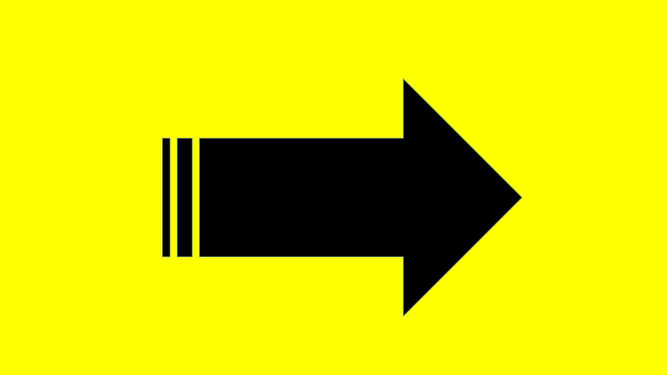
#> input picture right2.jpg, 1334 x 750 px (shown at 1/2 size)
$ python test3.py
#> lines starting #> are read from the running program, lines starting #| are printed output that depends on the picture
#coding: UTF-8
import cv2
import numpy as np


# キャリブレーション関数 引数:投影画像の4点 areas =getTarget(blue)(frame)
def calibration(img):
    pts1 = np.float32([[446,171],[790,173],[446,514],[788,514]])
    pts2 = np.float32([[400,155],[836,155],[446,514],[788,514]])
    M = cv2.getPerspectiveTransform(pts1,pts2)
    inv_M =np.linalg.inv(M)
    dst = cv2.warpPerspective(img,inv_M,(1335,750))
    return dst


img = cv2.imread("right2.jpg",1)
#> img is the input picture: shape (750, 1334, 3); mean B, G, R 1.8, 213.3, 213.2

dst = calibration(img)
#> in calibration, `dst = cv2.warpPerspective(img,inv_M,(1335,750))`:
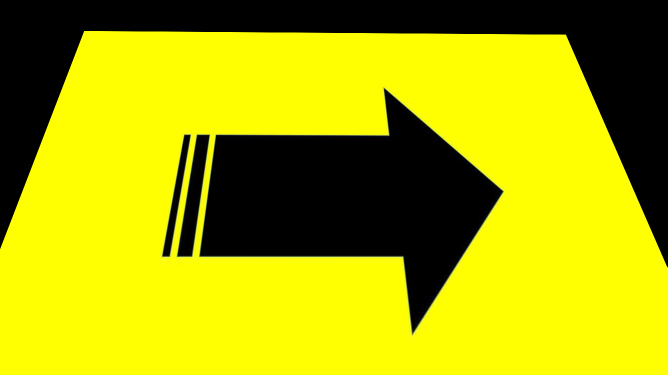
#> dst: shape (750, 1335, 3) (shown at 1/2 size); mean B, G, R 1.6, 171.7, 171.6
cv2.imshow("img",img)
cv2.imshow("img1",dst)
cv2.waitKey(-1)
